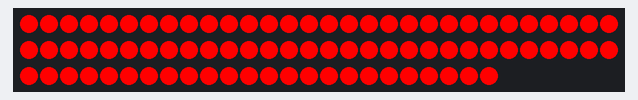
Bench run of a sketch on a simulated Arduino Uno, built with avr-gcc and run on an emulated ATmega328P. Shown: 84 RGB LEDs in strip order, left to right, continuing on the next row.

Above: at 0.1 s.

The sketch:

wtw-set-strip.ino
```cpp
#include <Adafruit_NeoPixel.h>

Adafruit_NeoPixel strip = Adafruit_NeoPixel(84, 6, NEO_GRB + NEO_KHZ800);

#define RED 255
#define GREEN 0
#define BLUE 0

void setup() {
  strip.begin();
  strip.show();
}

void loop() {
  for(int i = 0; i < strip.numPixels(); i++) {
    strip.setPixelColor(i, RED, GREEN, BLUE);
  }
  strip.show();
}
```
